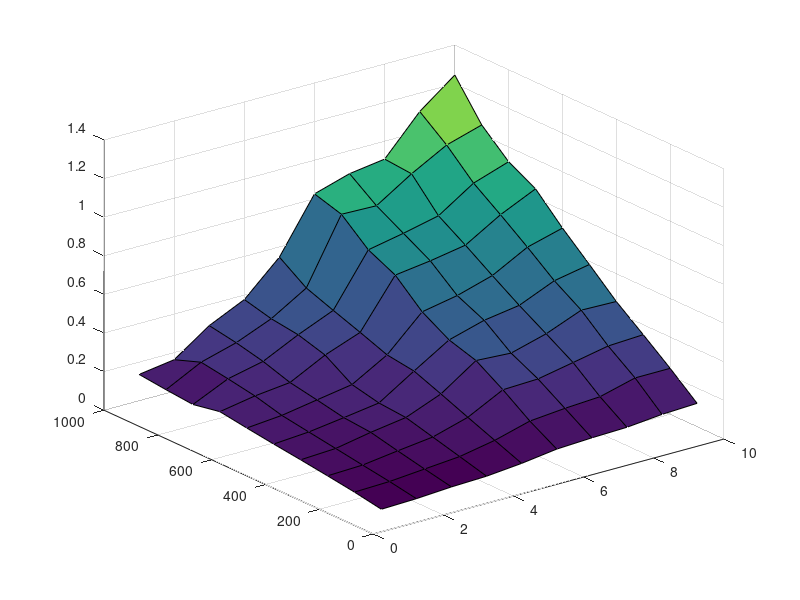

Source code (MATLAB): (Note: this script raises an error after producing the figure.)
data = csvread('benchmark20tsp.csv');

x = [1 : 10];
y = 100 .* [1 : 10];

z1 = data(:, 3);
z2 = data(:, 4);

[tx, ty] = meshgrid(x, y);
z1 = reshape(z1, size(tx)(1), size(ty)(2));
z2 = reshape(z2, size(tx)(1), size(ty)(2));

surf (tx, ty, z1);
colormap(blue)
set(h, 'cdata',zeros(size(tx)(1)))
hold on;
surf (tx, ty, z2);
colormap(red)
set(h, 'cdata',zeros(size(ty)(2)))

title ('Run time for rectangular 20-city TSP');
xlabel('Population size');
ylabel('Number of generations')
zlabel('Time')
xt = get(gca, 'XTick');
set (gca, 'XTickLabel', 2.^xt);
